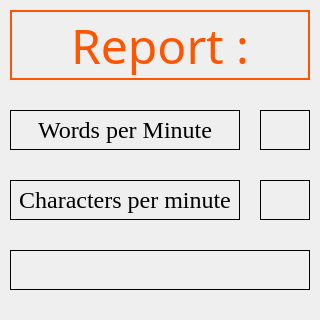
<?xml version="1.0" encoding="UTF-8"?>
<ui version="4.0">
 <class>Dialog</class>
 <widget class="QDialog" name="Dialog">
  <property name="geometry">
   <rect>
    <x>0</x>
    <y>0</y>
    <width>320</width>
    <height>320</height>
   </rect>
  </property>
  <property name="windowTitle">
   <string>Speed Typing Report</string>
  </property>
  <widget class="QLabel" name="label">
   <property name="geometry">
    <rect>
     <x>10</x>
     <y>10</y>
     <width>300</width>
     <height>70</height>
    </rect>
   </property>
   <property name="font">
    <font>
     <family>Cooper Black</family>
     <pointsize>36</pointsize>
    </font>
   </property>
   <property name="styleSheet">
    <string notr="true">color: rgb(255, 85, 0);</string>
   </property>
   <property name="frameShape">
    <enum>QFrame::Box</enum>
   </property>
   <property name="lineWidth">
    <number>2</number>
   </property>
   <property name="text">
    <string>Report :</string>
   </property>
   <property name="textFormat">
    <enum>Qt::AutoText</enum>
   </property>
   <property name="alignment">
    <set>Qt::AlignCenter</set>
   </property>
  </widget>
  <widget class="QLabel" name="label_2">
   <property name="geometry">
    <rect>
     <x>10</x>
     <y>110</y>
     <width>230</width>
     <height>40</height>
    </rect>
   </property>
   <property name="font">
    <font>
     <family>Times New Roman</family>
     <pointsize>18</pointsize>
    </font>
   </property>
   <property name="frameShape">
    <enum>QFrame::Box</enum>
   </property>
   <property name="text">
    <string>Words per Minute</string>
   </property>
   <property name="alignment">
    <set>Qt::AlignCenter</set>
   </property>
  </widget>
  <widget class="QLabel" name="label_4">
   <property name="geometry">
    <rect>
     <x>10</x>
     <y>180</y>
     <width>230</width>
     <height>40</height>
    </rect>
   </property>
   <property name="font">
    <font>
     <family>Times New Roman</family>
     <pointsize>18</pointsize>
    </font>
   </property>
   <property name="frameShape">
    <enum>QFrame::Box</enum>
   </property>
   <property name="text">
    <string>Characters per minute</string>
   </property>
   <property name="alignment">
    <set>Qt::AlignCenter</set>
   </property>
  </widget>
  <widget class="QLabel" name="label_6">
   <property name="geometry">
    <rect>
     <x>10</x>
     <y>250</y>
     <width>300</width>
     <height>40</height>
    </rect>
   </property>
   <property name="font">
    <font>
     <family>Times New Roman</family>
     <pointsize>18</pointsize>
    </font>
   </property>
   <property name="frameShape">
    <enum>QFrame::Box</enum>
   </property>
   <property name="text">
    <string/>
   </property>
   <property name="alignment">
    <set>Qt::AlignCenter</set>
   </property>
  </widget>
  <widget class="QLabel" name="label_5">
   <property name="geometry">
    <rect>
     <x>260</x>
     <y>180</y>
     <width>50</width>
     <height>40</height>
    </rect>
   </property>
   <property name="font">
    <font>
     <family>Times New Roman</family>
     <pointsize>18</pointsize>
    </font>
   </property>
   <property name="frameShape">
    <enum>QFrame::Box</enum>
   </property>
   <property name="text">
    <string/>
   </property>
   <property name="alignment">
    <set>Qt::AlignCenter</set>
   </property>
  </widget>
  <widget class="QLabel" name="label_3">
   <property name="geometry">
    <rect>
     <x>260</x>
     <y>110</y>
     <width>50</width>
     <height>40</height>
    </rect>
   </property>
   <property name="font">
    <font>
     <family>Times New Roman</family>
     <pointsize>18</pointsize>
    </font>
   </property>
   <property name="frameShape">
    <enum>QFrame::Box</enum>
   </property>
   <property name="text">
    <string/>
   </property>
   <property name="alignment">
    <set>Qt::AlignCenter</set>
   </property>
  </widget>
 </widget>
 <resources/>
 <connections/>
</ui>
